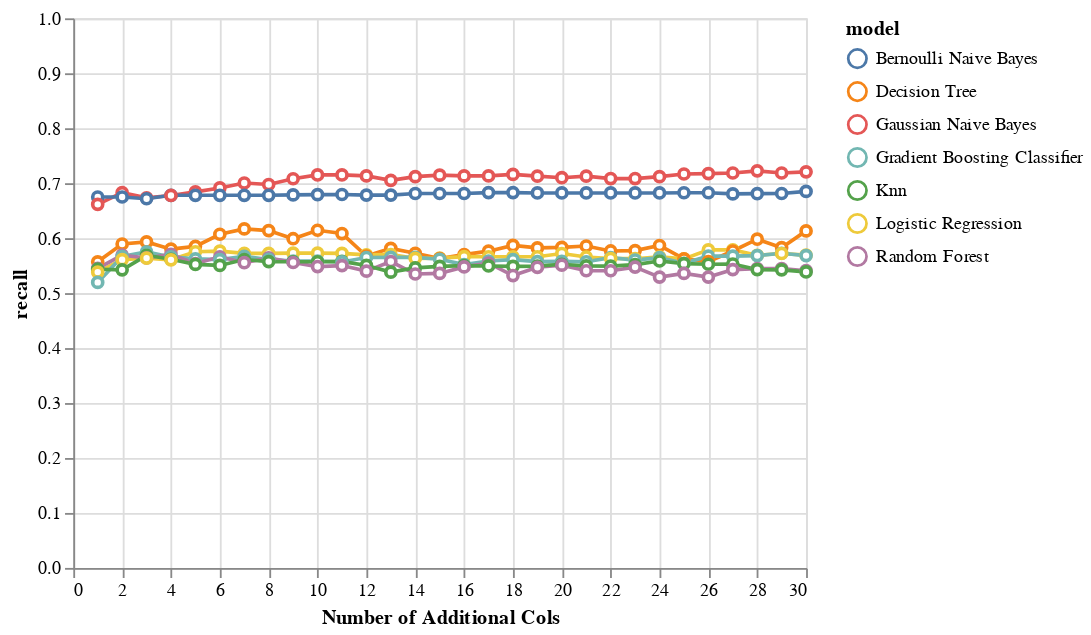

Notebook cell for this chart:
### Code cell
# TODO: Altair plot doesn't render

perf_subset = perf_by_additional_n_cols_matrix[
    (perf_by_additional_n_cols_matrix['grouping'] == "Macro Avg") &
    (perf_by_additional_n_cols_matrix['additional_col_method'] == "corr_to_mdd_subset_data_v2")
]


alt.Chart(perf_subset).mark_line(
       point={
         "filled": False,
         "fill": "white"
       }
).encode(
    x = alt.X('addl_cols', title="Number of Additional Cols"),
    y = alt.Y('recall', scale=alt.Scale(domain=[0, 1])),
    color = 'model'
)

### Figure 1 — Vega-Lite specification as saved in the notebook (floating-point values rounded to 4 significant figures; data arrays with more than 128 entries replaced by an {"elided": "..."} marker saying what was removed)
{"config": {"view": {"continuousWidth": 400, "continuousHeight": 300}}, "data": {"name": "data-7fa2e9adbfc842875bd416e7bddc4597"}, "mark": {"type": "line", "point": {"filled": false, "fill": "white"}}, "encoding": {"color": {"field": "model", "type": "nominal"}, "x": {"field": "addl_cols", "title": "Number of Additional Cols", "type": "quantitative"}, "y": {"field": "recall", "scale": {"domain": [0, 1]}, "type": "quantitative"}}, "$schema": "https://vega.github.io/schema/vega-lite/v4.17.0.json", "datasets": {"data-7fa2e9adbfc842875bd416e7bddc4597": {"elided": "210 records"}}}
